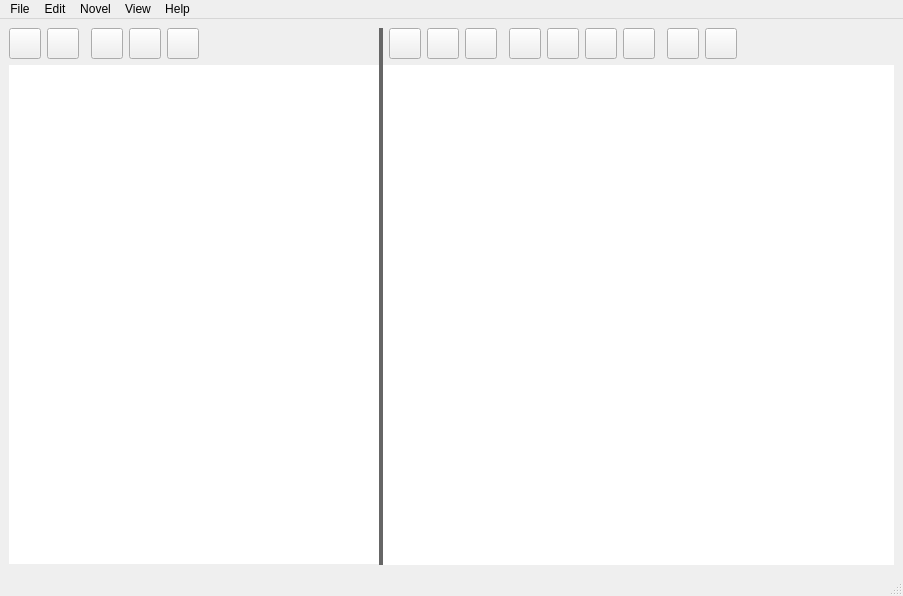
<?xml version="1.0" encoding="UTF-8"?>
<ui version="4.0">
 <class>Main</class>
 <widget class="QMainWindow" name="Main">
  <property name="geometry">
   <rect>
    <x>0</x>
    <y>0</y>
    <width>903</width>
    <height>596</height>
   </rect>
  </property>
  <property name="contextMenuPolicy">
   <enum>Qt::ContextMenuPolicy::NoContextMenu</enum>
  </property>
  <property name="windowTitle">
   <string>TextSmith - </string>
  </property>
  <property name="windowIcon">
   <iconset resource="gfx.qrc">
    <normaloff>:/icon/TextSmith2.ico</normaloff>:/icon/TextSmith2.ico</iconset>
  </property>
  <widget class="QWidget" name="centralwidget">
   <property name="contextMenuPolicy">
    <enum>Qt::ContextMenuPolicy::NoContextMenu</enum>
   </property>
   <layout class="QVBoxLayout" name="verticalLayout_3">
    <item>
     <widget class="QSplitter" name="splitter">
      <property name="font">
       <font>
        <family>Lucida Sans Unicode</family>
       </font>
      </property>
      <property name="contextMenuPolicy">
       <enum>Qt::ContextMenuPolicy::NoContextMenu</enum>
      </property>
      <property name="styleSheet">
       <string notr="true">QSplitter::handle {
    background: #666;
}
QSplitter::handle:horizontal {
    width: 4px;
}
QSplitter::handle:vertical {
    height: 4px;
}
QSplitter::handle:hover {
        background-color: #888; 
    }</string>
      </property>
      <property name="orientation">
       <enum>Qt::Orientation::Horizontal</enum>
      </property>
      <property name="childrenCollapsible">
       <bool>false</bool>
      </property>
      <widget class="QFrame" name="frame">
       <property name="frameShape">
        <enum>QFrame::Shape::NoFrame</enum>
       </property>
       <property name="frameShadow">
        <enum>QFrame::Shadow::Plain</enum>
       </property>
       <layout class="QVBoxLayout" name="verticalLayout">
        <property name="leftMargin">
         <number>0</number>
        </property>
        <property name="topMargin">
         <number>0</number>
        </property>
        <property name="rightMargin">
         <number>0</number>
        </property>
        <property name="bottomMargin">
         <number>1</number>
        </property>
        <item>
         <widget class="QFrame" name="novelToolbarFrame">
          <property name="contextMenuPolicy">
           <enum>Qt::ContextMenuPolicy::NoContextMenu</enum>
          </property>
          <property name="frameShape">
           <enum>QFrame::Shape::NoFrame</enum>
          </property>
          <property name="frameShadow">
           <enum>QFrame::Shadow::Raised</enum>
          </property>
          <layout class="QHBoxLayout" name="horizontalLayout">
           <property name="leftMargin">
            <number>0</number>
           </property>
           <property name="topMargin">
            <number>0</number>
           </property>
           <property name="rightMargin">
            <number>0</number>
           </property>
           <property name="bottomMargin">
            <number>0</number>
           </property>
           <item>
            <widget class="QToolButton" name="newItemToolButton">
             <property name="contextMenuPolicy">
              <enum>Qt::ContextMenuPolicy::NoContextMenu</enum>
             </property>
             <property name="toolTip">
              <string>Add Branch (Alt+N)</string>
             </property>
             <property name="text">
              <string/>
             </property>
             <property name="icon">
              <iconset resource="gfx.qrc">
               <normaloff>:/icon/newItem.ico</normaloff>:/icon/newItem.ico</iconset>
             </property>
             <property name="iconSize">
              <size>
               <width>24</width>
               <height>24</height>
              </size>
             </property>
            </widget>
           </item>
           <item>
            <widget class="QToolButton" name="deleteItemToolButton">
             <property name="contextMenuPolicy">
              <enum>Qt::ContextMenuPolicy::NoContextMenu</enum>
             </property>
             <property name="toolTip">
              <string>Delete Branch (Alt-Del)</string>
             </property>
             <property name="text">
              <string/>
             </property>
             <property name="icon">
              <iconset resource="gfx.qrc">
               <normaloff>:/icon/deleteItem.ico</normaloff>:/icon/deleteItem.ico</iconset>
             </property>
             <property name="iconSize">
              <size>
               <width>24</width>
               <height>24</height>
              </size>
             </property>
            </widget>
           </item>
           <item>
            <widget class="QFrame" name="frame_6">
             <property name="frameShape">
              <enum>QFrame::Shape::NoFrame</enum>
             </property>
             <property name="frameShadow">
              <enum>QFrame::Shadow::Plain</enum>
             </property>
             <property name="lineWidth">
              <number>0</number>
             </property>
            </widget>
           </item>
           <item>
            <widget class="QToolButton" name="upToolButton">
             <property name="contextMenuPolicy">
              <enum>Qt::ContextMenuPolicy::NoContextMenu</enum>
             </property>
             <property name="toolTip">
              <string>Move Branch Up (Alt-Up)</string>
             </property>
             <property name="text">
              <string/>
             </property>
             <property name="icon">
              <iconset resource="gfx.qrc">
               <normaloff>:/icon/moveItemUp.ico</normaloff>:/icon/moveItemUp.ico</iconset>
             </property>
             <property name="iconSize">
              <size>
               <width>24</width>
               <height>24</height>
              </size>
             </property>
            </widget>
           </item>
           <item>
            <widget class="QToolButton" name="downToolButton">
             <property name="contextMenuPolicy">
              <enum>Qt::ContextMenuPolicy::NoContextMenu</enum>
             </property>
             <property name="toolTip">
              <string>Move Branch Down (Alt-Down)</string>
             </property>
             <property name="text">
              <string/>
             </property>
             <property name="icon">
              <iconset resource="gfx.qrc">
               <normaloff>:/icon/moveItemDown.ico</normaloff>:/icon/moveItemDown.ico</iconset>
             </property>
             <property name="iconSize">
              <size>
               <width>24</width>
               <height>24</height>
              </size>
             </property>
            </widget>
           </item>
           <item>
            <widget class="QToolButton" name="outToolButton">
             <property name="contextMenuPolicy">
              <enum>Qt::ContextMenuPolicy::NoContextMenu</enum>
             </property>
             <property name="toolTip">
              <string>Move Branch Out (Alt-Left)</string>
             </property>
             <property name="text">
              <string/>
             </property>
             <property name="icon">
              <iconset resource="gfx.qrc">
               <normaloff>:/icon/moveItemOut.ico</normaloff>:/icon/moveItemOut.ico</iconset>
             </property>
             <property name="iconSize">
              <size>
               <width>24</width>
               <height>24</height>
              </size>
             </property>
            </widget>
           </item>
           <item>
            <spacer name="horizontalSpacer">
             <property name="orientation">
              <enum>Qt::Orientation::Horizontal</enum>
             </property>
             <property name="sizeHint" stdset="0">
              <size>
               <width>40</width>
               <height>20</height>
              </size>
             </property>
            </spacer>
           </item>
          </layout>
         </widget>
        </item>
        <item>
         <widget class="TreeWidget" name="treeWidget">
          <property name="contextMenuPolicy">
           <enum>Qt::ContextMenuPolicy::CustomContextMenu</enum>
          </property>
          <property name="frameShape">
           <enum>QFrame::Shape::NoFrame</enum>
          </property>
          <property name="frameShadow">
           <enum>QFrame::Shadow::Plain</enum>
          </property>
          <property name="expandsOnDoubleClick">
           <bool>false</bool>
          </property>
          <attribute name="headerVisible">
           <bool>false</bool>
          </attribute>
          <column>
           <property name="text">
            <string notr="true">1</string>
           </property>
          </column>
         </widget>
        </item>
       </layout>
      </widget>
      <widget class="QFrame" name="frame_3">
       <property name="frameShape">
        <enum>QFrame::Shape::NoFrame</enum>
       </property>
       <property name="frameShadow">
        <enum>QFrame::Shadow::Plain</enum>
       </property>
       <layout class="QVBoxLayout" name="verticalLayout_2">
        <property name="leftMargin">
         <number>0</number>
        </property>
        <property name="topMargin">
         <number>0</number>
        </property>
        <property name="rightMargin">
         <number>0</number>
        </property>
        <property name="bottomMargin">
         <number>0</number>
        </property>
        <item>
         <widget class="QFrame" name="editToolbarFrame">
          <property name="contextMenuPolicy">
           <enum>Qt::ContextMenuPolicy::NoContextMenu</enum>
          </property>
          <property name="frameShape">
           <enum>QFrame::Shape::NoFrame</enum>
          </property>
          <property name="frameShadow">
           <enum>QFrame::Shadow::Plain</enum>
          </property>
          <layout class="QHBoxLayout" name="horizontalLayout_3">
           <property name="leftMargin">
            <number>0</number>
           </property>
           <property name="topMargin">
            <number>0</number>
           </property>
           <property name="rightMargin">
            <number>0</number>
           </property>
           <property name="bottomMargin">
            <number>0</number>
           </property>
           <item>
            <widget class="QFrame" name="frame_7">
             <property name="contextMenuPolicy">
              <enum>Qt::ContextMenuPolicy::NoContextMenu</enum>
             </property>
             <property name="frameShape">
              <enum>QFrame::Shape::NoFrame</enum>
             </property>
             <property name="frameShadow">
              <enum>QFrame::Shadow::Plain</enum>
             </property>
             <property name="lineWidth">
              <number>0</number>
             </property>
            </widget>
           </item>
           <item>
            <widget class="QToolButton" name="boldToolButton">
             <property name="contextMenuPolicy">
              <enum>Qt::ContextMenuPolicy::NoContextMenu</enum>
             </property>
             <property name="toolTip">
              <string>Bold  (Ctrl+B)</string>
             </property>
             <property name="text">
              <string/>
             </property>
             <property name="icon">
              <iconset resource="gfx.qrc">
               <normaloff>:/icon/bold.ico</normaloff>:/icon/bold.ico</iconset>
             </property>
             <property name="iconSize">
              <size>
               <width>24</width>
               <height>24</height>
              </size>
             </property>
             <property name="checkable">
              <bool>true</bool>
             </property>
            </widget>
           </item>
           <item>
            <widget class="QToolButton" name="italicToolButton">
             <property name="contextMenuPolicy">
              <enum>Qt::ContextMenuPolicy::NoContextMenu</enum>
             </property>
             <property name="toolTip">
              <string>Italic (Ctrl+I)</string>
             </property>
             <property name="text">
              <string/>
             </property>
             <property name="icon">
              <iconset resource="gfx.qrc">
               <normaloff>:/icon/italic.ico</normaloff>:/icon/italic.ico</iconset>
             </property>
             <property name="iconSize">
              <size>
               <width>24</width>
               <height>24</height>
              </size>
             </property>
             <property name="checkable">
              <bool>true</bool>
             </property>
            </widget>
           </item>
           <item>
            <widget class="QToolButton" name="underlineToolButton">
             <property name="contextMenuPolicy">
              <enum>Qt::ContextMenuPolicy::NoContextMenu</enum>
             </property>
             <property name="toolTip">
              <string>Underline (Ctrl+U)</string>
             </property>
             <property name="text">
              <string/>
             </property>
             <property name="icon">
              <iconset resource="gfx.qrc">
               <normaloff>:/icon/underline.ico</normaloff>:/icon/underline.ico</iconset>
             </property>
             <property name="iconSize">
              <size>
               <width>24</width>
               <height>24</height>
              </size>
             </property>
             <property name="checkable">
              <bool>true</bool>
             </property>
            </widget>
           </item>
           <item>
            <widget class="QFrame" name="frame_8">
             <property name="contextMenuPolicy">
              <enum>Qt::ContextMenuPolicy::NoContextMenu</enum>
             </property>
             <property name="frameShape">
              <enum>QFrame::Shape::NoFrame</enum>
             </property>
             <property name="frameShadow">
              <enum>QFrame::Shadow::Plain</enum>
             </property>
             <property name="lineWidth">
              <number>0</number>
             </property>
            </widget>
           </item>
           <item>
            <widget class="QToolButton" name="leftJustifyToolButton">
             <property name="contextMenuPolicy">
              <enum>Qt::ContextMenuPolicy::NoContextMenu</enum>
             </property>
             <property name="toolTip">
              <string>Left Justify (Ctrl+J, Ctrl+L)</string>
             </property>
             <property name="text">
              <string/>
             </property>
             <property name="icon">
              <iconset resource="gfx.qrc">
               <normaloff>:/icon/leftjustify.ico</normaloff>:/icon/leftjustify.ico</iconset>
             </property>
             <property name="iconSize">
              <size>
               <width>24</width>
               <height>24</height>
              </size>
             </property>
             <property name="checkable">
              <bool>true</bool>
             </property>
            </widget>
           </item>
           <item>
            <widget class="QToolButton" name="centerToolButton">
             <property name="contextMenuPolicy">
              <enum>Qt::ContextMenuPolicy::NoContextMenu</enum>
             </property>
             <property name="toolTip">
              <string>Center (Ctrl+J, Ctrl+C)</string>
             </property>
             <property name="text">
              <string/>
             </property>
             <property name="icon">
              <iconset resource="gfx.qrc">
               <normaloff>:/icon/Center.ico</normaloff>:/icon/Center.ico</iconset>
             </property>
             <property name="iconSize">
              <size>
               <width>24</width>
               <height>24</height>
              </size>
             </property>
             <property name="checkable">
              <bool>true</bool>
             </property>
            </widget>
           </item>
           <item>
            <widget class="QToolButton" name="rightJustifyToolButton">
             <property name="contextMenuPolicy">
              <enum>Qt::ContextMenuPolicy::NoContextMenu</enum>
             </property>
             <property name="toolTip">
              <string>Right Justify (Ctrl+J, Ctrl+R)</string>
             </property>
             <property name="text">
              <string/>
             </property>
             <property name="icon">
              <iconset resource="gfx.qrc">
               <normaloff>:/icon/rightJustify.ico</normaloff>:/icon/rightJustify.ico</iconset>
             </property>
             <property name="iconSize">
              <size>
               <width>24</width>
               <height>24</height>
              </size>
             </property>
             <property name="checkable">
              <bool>true</bool>
             </property>
            </widget>
           </item>
           <item>
            <widget class="QToolButton" name="fullJustifyToolButton">
             <property name="contextMenuPolicy">
              <enum>Qt::ContextMenuPolicy::NoContextMenu</enum>
             </property>
             <property name="toolTip">
              <string>Full Justify (Ctrl+J, Ctrl+F)</string>
             </property>
             <property name="text">
              <string/>
             </property>
             <property name="icon">
              <iconset resource="gfx.qrc">
               <normaloff>:/icon/fullJustify.ico</normaloff>:/icon/fullJustify.ico</iconset>
             </property>
             <property name="iconSize">
              <size>
               <width>24</width>
               <height>24</height>
              </size>
             </property>
             <property name="checkable">
              <bool>true</bool>
             </property>
            </widget>
           </item>
           <item>
            <widget class="QFrame" name="frame_5">
             <property name="contextMenuPolicy">
              <enum>Qt::ContextMenuPolicy::NoContextMenu</enum>
             </property>
             <property name="frameShape">
              <enum>QFrame::Shape::NoFrame</enum>
             </property>
             <property name="frameShadow">
              <enum>QFrame::Shadow::Plain</enum>
             </property>
             <property name="lineWidth">
              <number>0</number>
             </property>
            </widget>
           </item>
           <item>
            <widget class="QToolButton" name="increaseIndentToolButton">
             <property name="contextMenuPolicy">
              <enum>Qt::ContextMenuPolicy::NoContextMenu</enum>
             </property>
             <property name="toolTip">
              <string>Indent (Ctrl+J, Ctrl+I)</string>
             </property>
             <property name="text">
              <string/>
             </property>
             <property name="icon">
              <iconset resource="gfx.qrc">
               <normaloff>:/icon/increseIndent.ico</normaloff>:/icon/increseIndent.ico</iconset>
             </property>
             <property name="iconSize">
              <size>
               <width>24</width>
               <height>24</height>
              </size>
             </property>
            </widget>
           </item>
           <item>
            <widget class="QToolButton" name="decreaseIndentToolButton">
             <property name="contextMenuPolicy">
              <enum>Qt::ContextMenuPolicy::NoContextMenu</enum>
             </property>
             <property name="toolTip">
              <string>Outdent (Ctrl+J, Ctrl+O)</string>
             </property>
             <property name="text">
              <string/>
             </property>
             <property name="icon">
              <iconset resource="gfx.qrc">
               <normaloff>:/icon/decreaseIndent.ico</normaloff>:/icon/decreaseIndent.ico</iconset>
             </property>
             <property name="iconSize">
              <size>
               <width>24</width>
               <height>24</height>
              </size>
             </property>
            </widget>
           </item>
           <item>
            <spacer name="horizontalSpacer_2">
             <property name="orientation">
              <enum>Qt::Orientation::Horizontal</enum>
             </property>
             <property name="sizeHint" stdset="0">
              <size>
               <width>0</width>
               <height>20</height>
              </size>
             </property>
            </spacer>
           </item>
          </layout>
         </widget>
        </item>
        <item>
         <widget class="TextEdit" name="textEdit">
          <property name="contextMenuPolicy">
           <enum>Qt::ContextMenuPolicy::NoContextMenu</enum>
          </property>
          <property name="styleSheet">
           <string notr="true">QTextEdit QTextBlock {
   text-indent: 4em;
   margin-bottom: 1em;
}</string>
          </property>
          <property name="frameShape">
           <enum>QFrame::Shape::NoFrame</enum>
          </property>
          <property name="frameShadow">
           <enum>QFrame::Shadow::Plain</enum>
          </property>
         </widget>
        </item>
       </layout>
      </widget>
     </widget>
    </item>
   </layout>
  </widget>
  <widget class="QMenuBar" name="menubar">
   <property name="geometry">
    <rect>
     <x>0</x>
     <y>0</y>
     <width>903</width>
     <height>21</height>
    </rect>
   </property>
   <property name="nativeMenuBar">
    <bool>false</bool>
   </property>
   <widget class="QMenu" name="menuFile">
    <property name="title">
     <string>File</string>
    </property>
    <addaction name="actionNew"/>
    <addaction name="actionOpen"/>
    <addaction name="separator"/>
    <addaction name="actionSave"/>
    <addaction name="actionSave_As"/>
    <addaction name="separator"/>
    <addaction name="actionExport"/>
    <addaction name="actionPage_Setup"/>
    <addaction name="actionPrint"/>
    <addaction name="separator"/>
    <addaction name="actionExit"/>
   </widget>
   <widget class="QMenu" name="menuEdit">
    <property name="title">
     <string>Edit</string>
    </property>
    <widget class="QMenu" name="menuFont">
     <property name="title">
      <string>Font</string>
     </property>
     <addaction name="actionBold"/>
     <addaction name="actionItalic"/>
     <addaction name="actionUnderline"/>
    </widget>
    <widget class="QMenu" name="menuParagraph">
     <property name="title">
      <string>Paragraph</string>
     </property>
     <addaction name="actionLeft_Justify"/>
     <addaction name="actionCenter"/>
     <addaction name="actionRight_Justify"/>
     <addaction name="actionFull_Justification"/>
     <addaction name="actionIndent"/>
     <addaction name="actionUndent"/>
    </widget>
    <addaction name="actionUndo"/>
    <addaction name="actionRedo"/>
    <addaction name="separator"/>
    <addaction name="actionCut"/>
    <addaction name="actionCopy"/>
    <addaction name="actionPaste"/>
    <addaction name="separator"/>
    <addaction name="actionFind_Replace"/>
    <addaction name="actionFind_Next"/>
    <addaction name="separator"/>
    <addaction name="menuFont"/>
    <addaction name="menuParagraph"/>
    <addaction name="actionLowercase"/>
    <addaction name="actionUppercase"/>
    <addaction name="separator"/>
    <addaction name="actionPrefereces"/>
   </widget>
   <widget class="QMenu" name="menuNovel">
    <property name="title">
     <string>Novel</string>
    </property>
    <addaction name="actionAdd_Item"/>
    <addaction name="actionEdit_Item"/>
    <addaction name="actionRemove_Item"/>
    <addaction name="separator"/>
    <addaction name="actionMove_an_Item_Up"/>
    <addaction name="actionMove_Current_Item_Down"/>
    <addaction name="actionMove_Current_Item_Out"/>
    <addaction name="separator"/>
    <addaction name="actionOpen_Current_Item"/>
    <addaction name="actionOpen_All"/>
    <addaction name="actionClose_All"/>
   </widget>
   <widget class="QMenu" name="menuHelp">
    <property name="title">
     <string>Help</string>
    </property>
    <addaction name="actionAbout_TextSmith"/>
    <addaction name="actionHelp"/>
    <addaction name="actionWeb_Site"/>
    <addaction name="actionScripting"/>
   </widget>
   <widget class="QMenu" name="menuView">
    <property name="title">
     <string>View</string>
    </property>
    <addaction name="actionDistraction_Free"/>
    <addaction name="actionRead_To_Me"/>
    <addaction name="actionWord_Count"/>
    <addaction name="actionSpell_checking"/>
    <addaction name="actionHide_Show_Toolbar"/>
   </widget>
   <addaction name="menuFile"/>
   <addaction name="menuEdit"/>
   <addaction name="menuNovel"/>
   <addaction name="menuView"/>
   <addaction name="menuHelp"/>
  </widget>
  <widget class="QStatusBar" name="statusbar"/>
  <action name="actionNew">
   <property name="text">
    <string>New</string>
   </property>
   <property name="shortcut">
    <string>Ctrl+N</string>
   </property>
  </action>
  <action name="actionOpen">
   <property name="text">
    <string>Open</string>
   </property>
   <property name="shortcut">
    <string>Ctrl+O</string>
   </property>
  </action>
  <action name="actionSave">
   <property name="text">
    <string>Save</string>
   </property>
   <property name="shortcut">
    <string>Ctrl+S</string>
   </property>
  </action>
  <action name="actionSave_As">
   <property name="text">
    <string>Save As</string>
   </property>
   <property name="shortcut">
    <string>Ctrl+Shift+S</string>
   </property>
  </action>
  <action name="actionas_PDF">
   <property name="text">
    <string>as PDF</string>
   </property>
   <property name="shortcut">
    <string>Ctrl+E, Ctrl+P</string>
   </property>
  </action>
  <action name="actionas_RTF">
   <property name="text">
    <string>as RTF</string>
   </property>
   <property name="shortcut">
    <string>Ctrl+E, Ctrl+R</string>
   </property>
  </action>
  <action name="actionas_Plain_text">
   <property name="text">
    <string>as Plain text</string>
   </property>
   <property name="shortcut">
    <string>Ctrl+E, Ctrl+T</string>
   </property>
  </action>
  <action name="actionas_EBook">
   <property name="text">
    <string>as EBook</string>
   </property>
   <property name="shortcut">
    <string>Ctrl+E, Ctrl+E</string>
   </property>
  </action>
  <action name="actionPrint">
   <property name="text">
    <string>Print</string>
   </property>
   <property name="shortcut">
    <string>Ctrl+P</string>
   </property>
  </action>
  <action name="actionExit">
   <property name="text">
    <string>Exit</string>
   </property>
  </action>
  <action name="actionCut">
   <property name="text">
    <string>Cut</string>
   </property>
   <property name="shortcut">
    <string>Ctrl+X</string>
   </property>
  </action>
  <action name="actionCopy">
   <property name="text">
    <string>Copy</string>
   </property>
   <property name="shortcut">
    <string>Ctrl+C</string>
   </property>
  </action>
  <action name="actionPaste">
   <property name="text">
    <string>Paste</string>
   </property>
   <property name="shortcut">
    <string>Ctrl+V</string>
   </property>
  </action>
  <action name="actionFind_Replace">
   <property name="text">
    <string>Find &amp;&amp; Replace</string>
   </property>
   <property name="shortcut">
    <string>Ctrl+F</string>
   </property>
  </action>
  <action name="actionUppercase">
   <property name="text">
    <string>Uppercase</string>
   </property>
   <property name="shortcut">
    <string>Alt+L</string>
   </property>
  </action>
  <action name="actionLowercase">
   <property name="text">
    <string>Lowercase</string>
   </property>
   <property name="shortcut">
    <string>Ctrl+L</string>
   </property>
  </action>
  <action name="actionPrefereces">
   <property name="text">
    <string>Preferences</string>
   </property>
   <property name="shortcut">
    <string>Ctrl+Shift+R</string>
   </property>
  </action>
  <action name="actionBold">
   <property name="checkable">
    <bool>true</bool>
   </property>
   <property name="text">
    <string>Bold</string>
   </property>
   <property name="shortcut">
    <string>Ctrl+B</string>
   </property>
  </action>
  <action name="actionItalic">
   <property name="checkable">
    <bool>true</bool>
   </property>
   <property name="text">
    <string>Italic</string>
   </property>
   <property name="shortcut">
    <string>Ctrl+I</string>
   </property>
  </action>
  <action name="actionUnderline">
   <property name="checkable">
    <bool>true</bool>
   </property>
   <property name="text">
    <string>Underline</string>
   </property>
   <property name="shortcut">
    <string>Ctrl+U</string>
   </property>
  </action>
  <action name="actionLeft_Justify">
   <property name="checkable">
    <bool>true</bool>
   </property>
   <property name="text">
    <string>Left Justify</string>
   </property>
   <property name="shortcut">
    <string>Ctrl+J, Ctrl+L</string>
   </property>
  </action>
  <action name="actionCenter">
   <property name="checkable">
    <bool>true</bool>
   </property>
   <property name="text">
    <string>Center</string>
   </property>
   <property name="shortcut">
    <string>Ctrl+J, Ctrl+C</string>
   </property>
  </action>
  <action name="actionRight_Justify">
   <property name="checkable">
    <bool>true</bool>
   </property>
   <property name="text">
    <string>Right Justify</string>
   </property>
   <property name="shortcut">
    <string>Ctrl+J, Ctrl+R</string>
   </property>
  </action>
  <action name="actionFull_Justification">
   <property name="checkable">
    <bool>true</bool>
   </property>
   <property name="text">
    <string>Full Justification</string>
   </property>
   <property name="shortcut">
    <string>Ctrl+J, Ctrl+F</string>
   </property>
  </action>
  <action name="actionIndent">
   <property name="text">
    <string>Indent</string>
   </property>
   <property name="shortcut">
    <string>Ctrl+J, Ctrl+I</string>
   </property>
  </action>
  <action name="actionUndent">
   <property name="text">
    <string>Outdent</string>
   </property>
   <property name="shortcut">
    <string>Ctrl+J, Ctrl+O</string>
   </property>
  </action>
  <action name="actionAdd_Item">
   <property name="text">
    <string>Add Item</string>
   </property>
   <property name="shortcut">
    <string>Alt+N</string>
   </property>
  </action>
  <action name="actionRemove_Item">
   <property name="text">
    <string>Remove Item</string>
   </property>
   <property name="shortcut">
    <string>Alt+Del</string>
   </property>
  </action>
  <action name="actionMove_an_Item_Up">
   <property name="text">
    <string>Move Current  Item Up</string>
   </property>
   <property name="shortcut">
    <string>Alt+Up</string>
   </property>
  </action>
  <action name="actionMove_Current_Item_Down">
   <property name="text">
    <string>Move Current Item Down</string>
   </property>
   <property name="shortcut">
    <string>Alt+Down</string>
   </property>
  </action>
  <action name="actionMove_Current_Item_Out">
   <property name="text">
    <string>Move Current Item Out</string>
   </property>
   <property name="shortcut">
    <string>Alt+Left</string>
   </property>
  </action>
  <action name="actionClose_All">
   <property name="text">
    <string>Close All</string>
   </property>
   <property name="shortcut">
    <string>Alt+C</string>
   </property>
  </action>
  <action name="actionOpen_All">
   <property name="text">
    <string>Open All</string>
   </property>
   <property name="shortcut">
    <string>Alt+A</string>
   </property>
  </action>
  <action name="actionOpen_Current_Item">
   <property name="text">
    <string>Open/Close Current Item</string>
   </property>
   <property name="shortcut">
    <string>Alt+O</string>
   </property>
  </action>
  <action name="actionDistraction_Free">
   <property name="text">
    <string>Distraction Free</string>
   </property>
   <property name="shortcut">
    <string>F11</string>
   </property>
  </action>
  <action name="actionRead_To_Me">
   <property name="text">
    <string>Read To Me</string>
   </property>
   <property name="shortcut">
    <string>Ctrl+Shift+R</string>
   </property>
  </action>
  <action name="actionAbout_TextSmith">
   <property name="text">
    <string>About TextSmith</string>
   </property>
   <property name="shortcut">
    <string>Ctrl+F1</string>
   </property>
  </action>
  <action name="actionHelp">
   <property name="text">
    <string>Help</string>
   </property>
   <property name="shortcut">
    <string>F1</string>
   </property>
  </action>
  <action name="actionWeb_Site">
   <property name="text">
    <string>Web Site</string>
   </property>
   <property name="shortcut">
    <string>Alt+W</string>
   </property>
  </action>
  <action name="actionScripting">
   <property name="text">
    <string>Scripting</string>
   </property>
   <property name="shortcut">
    <string>F5</string>
   </property>
  </action>
  <action name="actionUndo">
   <property name="text">
    <string>Undo</string>
   </property>
   <property name="shortcut">
    <string>Ctrl+Z</string>
   </property>
  </action>
  <action name="actionRedo">
   <property name="text">
    <string>Redo</string>
   </property>
   <property name="shortcut">
    <string>Ctrl+Y</string>
   </property>
  </action>
  <action name="actionWord_Count">
   <property name="text">
    <string>Word Counts</string>
   </property>
   <property name="iconText">
    <string>Word Counts</string>
   </property>
   <property name="toolTip">
    <string>Word Counts</string>
   </property>
   <property name="shortcut">
    <string>Ctrl+W</string>
   </property>
  </action>
  <action name="actionEdit_Item">
   <property name="text">
    <string>Edit Item</string>
   </property>
   <property name="shortcut">
    <string>Alt+E</string>
   </property>
  </action>
  <action name="actionFind_Next">
   <property name="text">
    <string>Find Next</string>
   </property>
   <property name="shortcut">
    <string>F3</string>
   </property>
  </action>
  <action name="actionas_Markdown">
   <property name="text">
    <string>as Markdown</string>
   </property>
   <property name="shortcut">
    <string>Ctrl+E, Ctrl+M</string>
   </property>
  </action>
  <action name="actionExport">
   <property name="text">
    <string>Export</string>
   </property>
  </action>
  <action name="actionSpell_checking">
   <property name="text">
    <string>Spell checking</string>
   </property>
   <property name="shortcut">
    <string>Alt+V, Alt+S</string>
   </property>
  </action>
  <action name="actionPage_Setup">
   <property name="text">
    <string>Page Setup</string>
   </property>
   <property name="shortcut">
    <string>Ctrl+Shift+P</string>
   </property>
  </action>
  <action name="actionHide_Show_Toolbar">
   <property name="text">
    <string>Hide/Show Toolbar</string>
   </property>
   <property name="shortcut">
    <string>Alt+T</string>
   </property>
  </action>
 </widget>
 <customwidgets>
  <customwidget>
   <class>TextEdit</class>
   <extends>QTextEdit</extends>
   <header>TextEdit.h</header>
  </customwidget>
  <customwidget>
   <class>TreeWidget</class>
   <extends>QTreeWidget</extends>
   <header>TreeWidget.h</header>
  </customwidget>
 </customwidgets>
 <resources>
  <include location="gfx.qrc"/>
 </resources>
 <connections/>
</ui>
